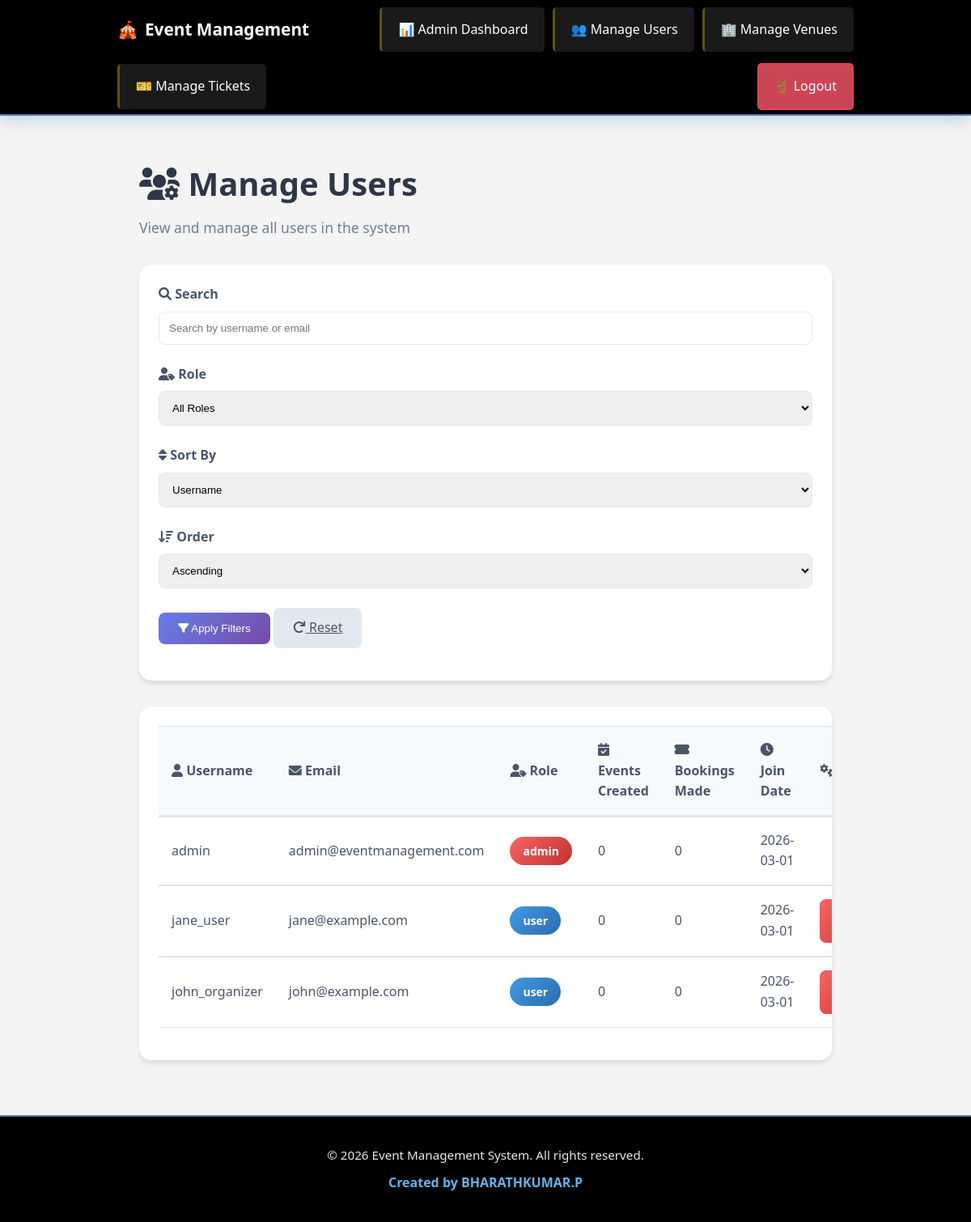
Screenshot of /event-management-system/admin/manage_users.php (signed in) with the database file from the repository.
### tables this page shows
CREATE TABLE IF NOT EXISTS users (
    id INT PRIMARY KEY AUTO_INCREMENT,
    username VARCHAR(100) NOT NULL UNIQUE,
    email VARCHAR(100) NOT NULL UNIQUE,
    password VARCHAR(255) NOT NULL,
    role ENUM('user', 'admin') DEFAULT 'user',
    created_at TIMESTAMP DEFAULT CURRENT_TIMESTAMP
);

### event-management-system/admin/manage_users.php (the view, shortened to what this page needs)
<?php
require_once "../config/db.php";
$search = isset($_GET['search']) ? trim($_GET['search']) : '';
$sort = isset($_GET['sort']) ? trim($_GET['sort']) : 'username';
$order = isset($_GET['order']) ? trim($_GET['order']) : 'ASC';
try {
    $sql = "SELECT u.*,
                   COUNT(DISTINCT e.id) as total_events,
                   COUNT(DISTINCT b.id) as total_bookings
            FROM users u
            LEFT JOIN events e ON u.id = e.user_id
            LEFT JOIN bookings b ON u.id = b.user_id
            WHERE 1=1";
    $sql .= " GROUP BY u.id";
    $allowed_sort_columns = ['username', 'email', 'role', 'created_at'];
    $sort = in_array($sort, $allowed_sort_columns) ? $sort : 'username';
    $order = $order === 'DESC' ? 'DESC' : 'ASC';
    $sql .= " ORDER BY u.$sort $order";
    $stmt = mysqli_prepare($conn, $sql);
    mysqli_stmt_execute($stmt);
    $result = mysqli_stmt_get_result($stmt);
} catch (Exception $e) {
    $error = "Error fetching users: " . $e->getMessage();
    $result = false;
}
include "../includes/header.php";
?>
<div class="manage-users-container">
    <div class="page-header">
        <h2><i class="fas fa-users-cog"></i> Manage Users</h2>
        <p>View and manage all users in the system</p>
    </div>
    <div class="filter-card">
        <form method="GET" action="<?php echo htmlspecialchars($_SERVER["PHP_SELF"]); ?>" class="row">
            <div class="form-group col-md-4">
                <label><i class="fas fa-search"></i> Search</label>
                <input type="text" name="search" class="form-control"
                       value="<?php echo htmlspecialchars($search); ?>"
                       placeholder="Search by username or email">
            </div>
            <div class="form-group col-md-3">
                <label><i class="fas fa-user-tag"></i> Role</label>
                <select name="role" class="form-control">
                    <option value="">All Roles</option>
                </select>
            </div>
            <div class="form-group col-md-3">
                <label><i class="fas fa-sort"></i> Sort By</label>
                <select name="sort" class="form-control">
                    <option value="username" <?php echo $sort === 'username' ? 'selected' : ''; ?>>Username</option>
                </select>
            </div>
            <div class="form-group col-md-2">
                <label><i class="fas fa-sort-amount-down"></i> Order</label>
                <select name="order" class="form-control">
                    <option value="ASC" <?php echo $order === 'ASC' ? 'selected' : ''; ?>>Ascending</option>
                </select>
            </div>
            <div class="form-group col-md-12 mt-3">
                <button type="submit" class="btn btn-primary">
                    <i class="fas fa-filter"></i> Apply Filters
                </button>
                <a href="<?php echo htmlspecialchars($_SERVER["PHP_SELF"]); ?>" class="btn btn-secondary">
                    <i class="fas fa-redo"></i> Reset
                </a>
            </div>
        </form>
    </div>
    <?php if($result && mysqli_num_rows($result) > 0): ?>
    <div class="table-container">
        <table class="table">
            <thead>
                <tr>
                    <th><i class="fas fa-user"></i> Username</th>
                    <th><i class="fas fa-envelope"></i> Email</th>
                    <th><i class="fas fa-user-tag"></i> Role</th>
                    <th><i class="fas fa-calendar-check"></i> Events Created</th>
                    <th><i class="fas fa-ticket-alt"></i> Bookings Made</th>
                    <th><i class="fas fa-clock"></i> Join Date</th>
                    <th><i class="fas fa-cogs"></i> Actions</th>
                </tr>
            </thead>
            <tbody>
                <?php while($user = mysqli_fetch_assoc($result)): ?>
                    <tr>
                        <td><?php echo htmlspecialchars($user['username']); ?></td>
                        <td><?php echo htmlspecialchars($user['email']); ?></td>
                        <td>
                            <span class="badge <?php echo $user['role'] === 'admin' ? 'badge-admin' : 'badge-user'; ?>">
                                <?php echo htmlspecialchars($user['role']); ?>
                            </span>
                        </td>
                        <td><?php echo number_format($user['total_events']); ?></td>
                        <td><?php echo number_format($user['total_bookings']); ?></td>
                        <td><?php echo date('Y-m-d', strtotime($user['created_at'])); ?></td>
                        <td>
                            <?php if($user['role'] !== 'admin'): ?>
                                <form method="post" action="<?php echo htmlspecialchars($_SERVER["PHP_SELF"]); ?>"
                                      onsubmit="return confirm('Are you sure you want to delete this user? This will also delete all their events and bookings.');"
                                      style="display: inline;">
                                    <button type="submit" name="delete_user" class="btn btn-danger">
                                    </button>
                                </form>
                            <?php endif; ?>
                        </td>
                    </tr>
                <?php endwhile; ?>
            </tbody>
        </table>
    </div>
    <?php else: ?>
        <div class="alert alert-info">
            <i class="fas fa-info-circle"></i> No users found.
        </div>
    <?php endif; ?>
</div>
<?php include "../includes/footer.php"; ?>

### event-management-system/assets/css/style.css (style rules this page uses)
body { font-family: Arial, sans-serif; line-height: 1.6; margin: 0; padding: 0; background-color: #f4f4f4; }
.form-group { margin-bottom: 1rem; }
.form-control { width: 100%; padding: 0.5rem; border: 1px solid #ddd; border-radius: 4px; margin-bottom: 0.5rem; }
.btn { display: inline-block; padding: 0.5rem 1rem; border: none; border-radius: 4px; cursor: pointer; }
.btn-primary { background: #007bff; color: #fff; }
.btn-secondary { background: #6c757d; color: #fff; }
.table { width: 100%; border-collapse: collapse; margin-bottom: 1rem; }
.table th, .table td { padding: 0.75rem; border-top: 1px solid #dee2e6; text-align: left; }
.table th { background: #f8f9fa; }

### event-management-system/includes/header.php (style rules this page uses)
* { margin: 0; padding: 0; box-sizing: border-box; }
body { font-family: 'Segoe UI', Tahoma, Geneva, Verdana, sans-serif; }

### event-management-system/admin/manage_users.php (style rules this page uses)
.manage-users-container { padding: 2rem; animation: fadeIn 0.8s ease-out; }
.page-header { margin-bottom: 2rem; animation: slideIn 0.8s ease-out; }
.page-header h2 { color: #2d3748; font-size: 2.5rem; font-weight: 700; margin-bottom: 0.5rem; }
.page-header p { color: #718096; font-size: 1.1rem; }
.filter-card { background: white; border-radius: 15px; padding: 1.5rem; box-shadow: 0 4px 6px rgba(0, 0, 0, 0.1); margin-bottom: 2rem; animation: fadeIn 0.8s ease-out; }
.filter-card .form-group { margin-bottom: 1rem; }
.filter-card label { color: #4a5568; font-weight: 600; margin-bottom: 0.5rem; display: block; }
.filter-card .form-control { border: 1px solid #e2e8f0; border-radius: 8px; padding: 0.75rem; width: 100%; transition: all 0.3s ease; }
.btn { padding: 0.75rem 1.5rem; border-radius: 8px; font-weight: 500; transition: all 0.3s ease; cursor: pointer; border: none; }
.btn-primary { background: linear-gradient(135deg, #667eea 0%, #764ba2 100%); color: white; }
.btn-secondary { background: #e2e8f0; color: #4a5568; }
.btn-danger { background: linear-gradient(135deg, #f56565 0%, #c53030 100%); color: white; }
.table-container { background: white; border-radius: 15px; padding: 1.5rem; box-shadow: 0 4px 6px rgba(0, 0, 0, 0.1); animation: fadeIn 0.8s ease-out; overflow-x: auto; }
.table { width: 100%; border-collapse: separate; border-spacing: 0; }
.table th { background: #f7fafc; color: #4a5568; font-weight: 600; padding: 1rem; text-align: left; border-bottom: 2px solid #e2e8f0; }
.table td { padding: 1rem; border-bottom: 1px solid #e2e8f0; color: #4a5568; vertical-align: middle; }
.badge { padding: 0.5rem 1rem; border-radius: 9999px; font-weight: 600; font-size: 0.875rem; }
.badge-admin { background: linear-gradient(135deg, #f56565 0%, #c53030 100%); color: white; }
.badge-user { background: linear-gradient(135deg, #4299e1 0%, #2b6cb0 100%); color: white; }

### rows the page displays
users: username "admin", email "admin@eventmanagement.com", role "admin", total_events "0", total_bookings "0", created_at "2026-03-01"
users: username "jane_user", email "jane@example.com", role "user", total_events "0", total_bookings "0", created_at "2026-03-01"
users: username "john_organizer", email "john@example.com", role "user", total_events "0", total_bookings "0", created_at "2026-03-01"
